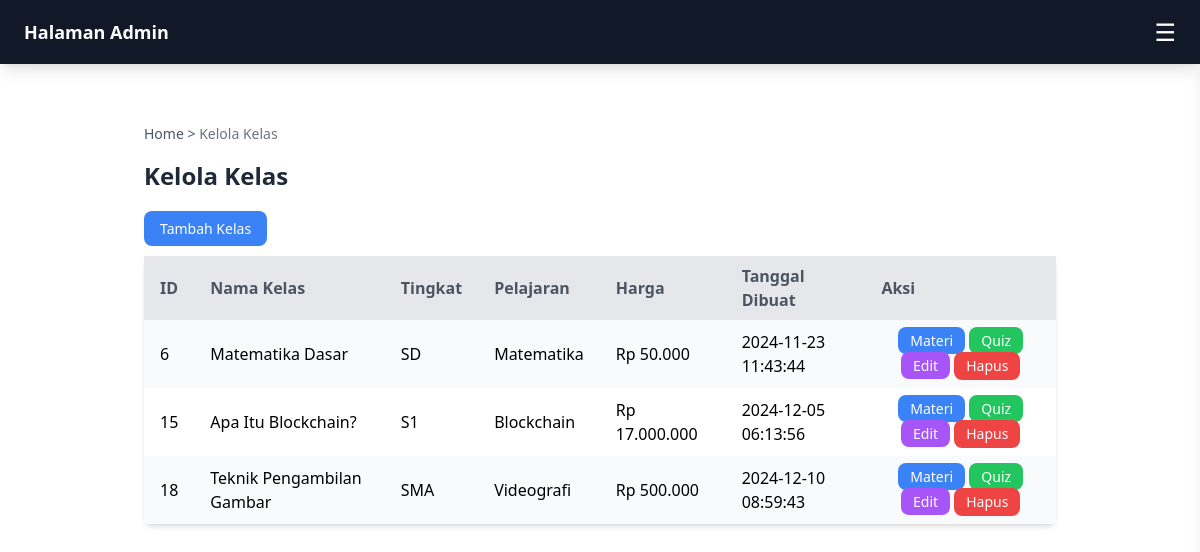
Screenshot of /Admin/kelas/index.php (signed in) with the database file from the repository.
### tables this page shows
CREATE TABLE `kelas` (
  `id_kelas` int NOT NULL,
  `nama_kelas` varchar(255) NOT NULL,
  `tingkat` varchar(50) NOT NULL,
  `pelajaran` varchar(50) NOT NULL,
  `deskripsi` text,
  `id_pengajar` int DEFAULT NULL,
  `harga` decimal(10,2) NOT NULL,
  `dibuat_pada` timestamp NOT NULL DEFAULT CURRENT_TIMESTAMP,
  `diperbarui_pada` timestamp NOT NULL DEFAULT CURRENT_TIMESTAMP ON UPDATE CURRENT_TIMESTAMP
);

### model/kelas.php (called while the page is built, shortened)
<?php
require __DIR__ . "/../db.php";
function getKelasByPengajar($id_pengajar)
{
    global $conn;
    $query = "SELECT kelas.*, pengguna.nama AS nama_pengajar
              FROM kelas
              LEFT JOIN pengguna ON kelas.id_pengajar = pengguna.id_pengguna
              WHERE kelas.id_pengajar = :id_pengajar";
    $stmt = $conn->prepare($query);
    $stmt->bindParam(':id_pengajar', $id_pengajar);
    $stmt->execute();
    return $stmt->fetchAll(PDO::FETCH_ASSOC);
}

### Admin/kelas/index.php (the view, shortened to what this page needs)
<?php
require_once "./../../model/kelas.php";
$id_pengajar = $_SESSION['user']["id_pengguna"];
$data["kelas"] = getKelasByPengajar($id_pengajar);
?>
<div class="container mx-auto p-6">
    <div class="mb-4">
        <nav class="text-sm text-gray-600">
            <a href="/" class="hover:text-blue-500">Home</a> &gt;
            <span class="text-gray-500">Kelola Kelas</span>
        </nav>
    </div>
    <h1 class="text-2xl font-bold text-gray-800 mb-6">Kelola Kelas</h1>
    <div class="mb-4">
        <a href="./create.php"
            class="px-4 py-2 bg-blue-500 text-white text-sm rounded-lg hover:bg-blue-600">
            Tambah Kelas
        </a>
    </div>
    <div class="rounded-lg shadow-md">
        <table class="table-auto w-full text-left border-collapse">
            <thead>
                <tr class="bg-gray-200">
                    <th class="px-4 py-2 text-gray-600 font-semibold">ID</th>
                    <th class="px-4 py-2 text-gray-600 font-semibold">Nama Kelas</th>
                    <th class="px-4 py-2 text-gray-600 font-semibold">Tingkat</th>
                    <th class="px-4 py-2 text-gray-600 font-semibold">Pelajaran</th>
                    <th class="px-4 py-2 text-gray-600 font-semibold">Harga</th>
                    <th class="px-4 py-2 text-gray-600 font-semibold">Tanggal Dibuat</th>
                    <th class="px-4 py-2 text-gray-600 font-semibold">Aksi</th>
                </tr>
            </thead>
            <tbody>
                <?php if (empty($data["kelas"])): ?>
                    <tr>
                        <td colspan="7" class="px-4 py-2 text-center text-gray-500">
                            Tidak ada kelas yang tersedia.
                        </td>
                    </tr>
                <?php else: ?>
                    <?php foreach ($data["kelas"] as $row): ?>
                        <tr class="<?= $row['id_kelas'] % 2 === 0 ? 'bg-gray-50' : 'bg-white' ?>">
                            <td class="px-4 py-2"><?= htmlspecialchars($row['id_kelas']) ?></td>
                            <td class="px-4 py-2"><?= htmlspecialchars($row['nama_kelas']) ?></td>
                            <td class="px-4 py-2"><?= htmlspecialchars($row['tingkat']) ?></td>
                            <td class="px-4 py-2"><?= htmlspecialchars($row['pelajaran']) ?></td>
                            <td class="px-4 py-2">Rp <?= number_format($row['harga'], 0, ',', '.') ?></td>
                            <td class="px-4 py-2"><?= htmlspecialchars($row['dibuat_pada']) ?></td>
                            <td class="px-4 py-2 text-center">
                                <a href="./../materi/index.php?id_kelas=<?= $row['id_kelas'] ?>"
                                    class="px-3 py-1 bg-blue-500 text-white text-sm rounded-lg hover:bg-blue-600">Materi</a>
                                <a href="./../quiz/index.php?id_kelas=<?= $row['id_kelas'] ?>"
                                    class="px-3 py-1 bg-green-500 text-white text-sm rounded-lg hover:bg-green-600">Quiz</a>
                                <a href="edit.php?id_kelas=<?= $row['id_kelas'] ?>"
                                    class="px-3 py-1 bg-purple-500 text-white text-sm rounded-lg hover:bg-purple-600">Edit</a>
                                <form method="POST" action="" class="inline-block" onsubmit="return confirm('Apakah Anda yakin ingin menghapus data ini?');">
                                    <button type="submit" name="DELETE" class="px-3 py-1 bg-red-500 text-white text-sm rounded-lg hover:bg-red-600">Hapus</button>
                                </form>
                            </td>
                        </tr>
                    <?php endforeach; ?>
                <?php endif ?>
            </tbody>
        </table>
    </div>
</div>
<?php
include '../MasterAdmin.php';
?>

### rows the page displays
kelas: id_kelas "6", nama_kelas "Matematika Dasar", tingkat "SD", pelajaran "Matematika", harga "50.000", dibuat_pada "2024-11-23 11:43:44"
kelas: id_kelas "15", nama_kelas "Apa Itu Blockchain?", tingkat "S1", pelajaran "Blockchain", harga "17.000.000", dibuat_pada "2024-12-05 06:13:56"
kelas: id_kelas "18", nama_kelas "Teknik Pengambilan Gambar", tingkat "SMA", pelajaran "Videografi", harga "500.000", dibuat_pada "2024-12-10 08:59:43"
